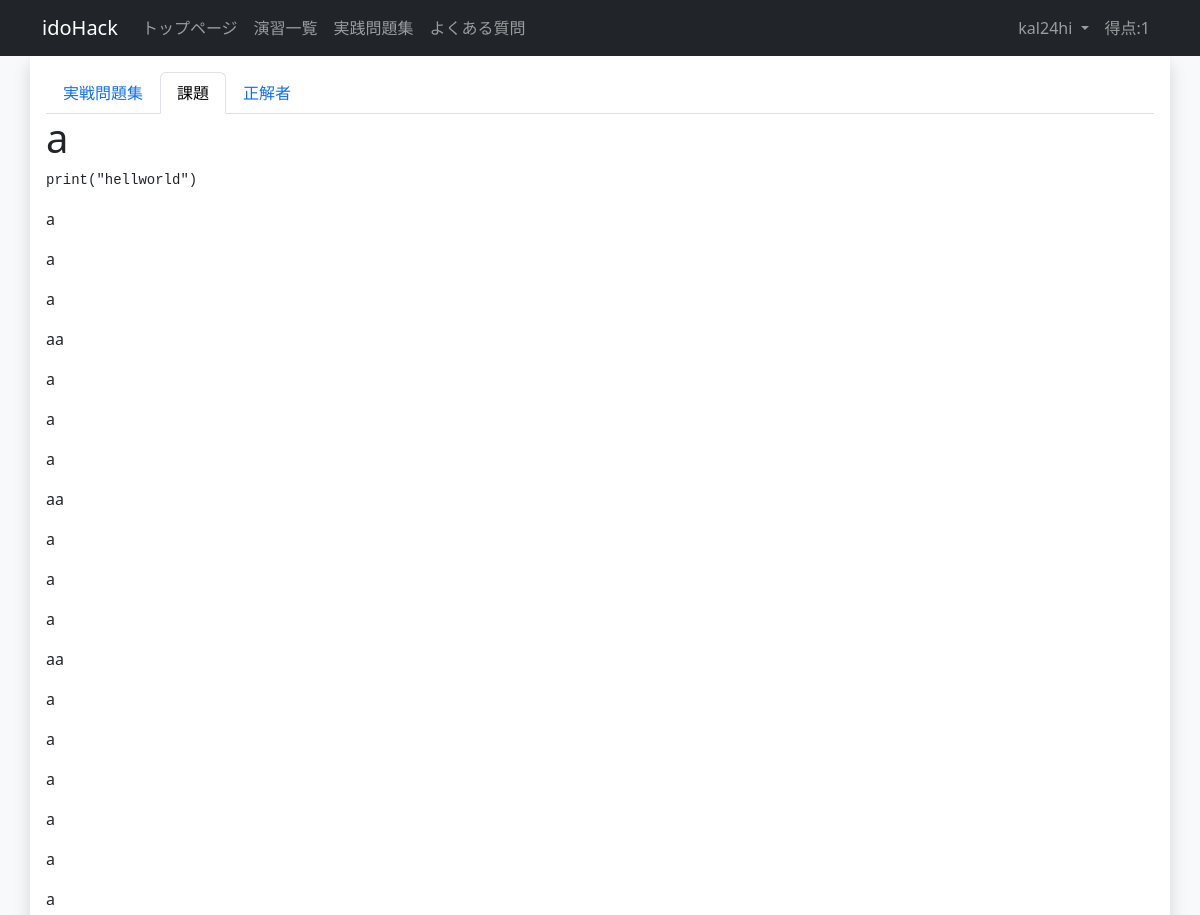
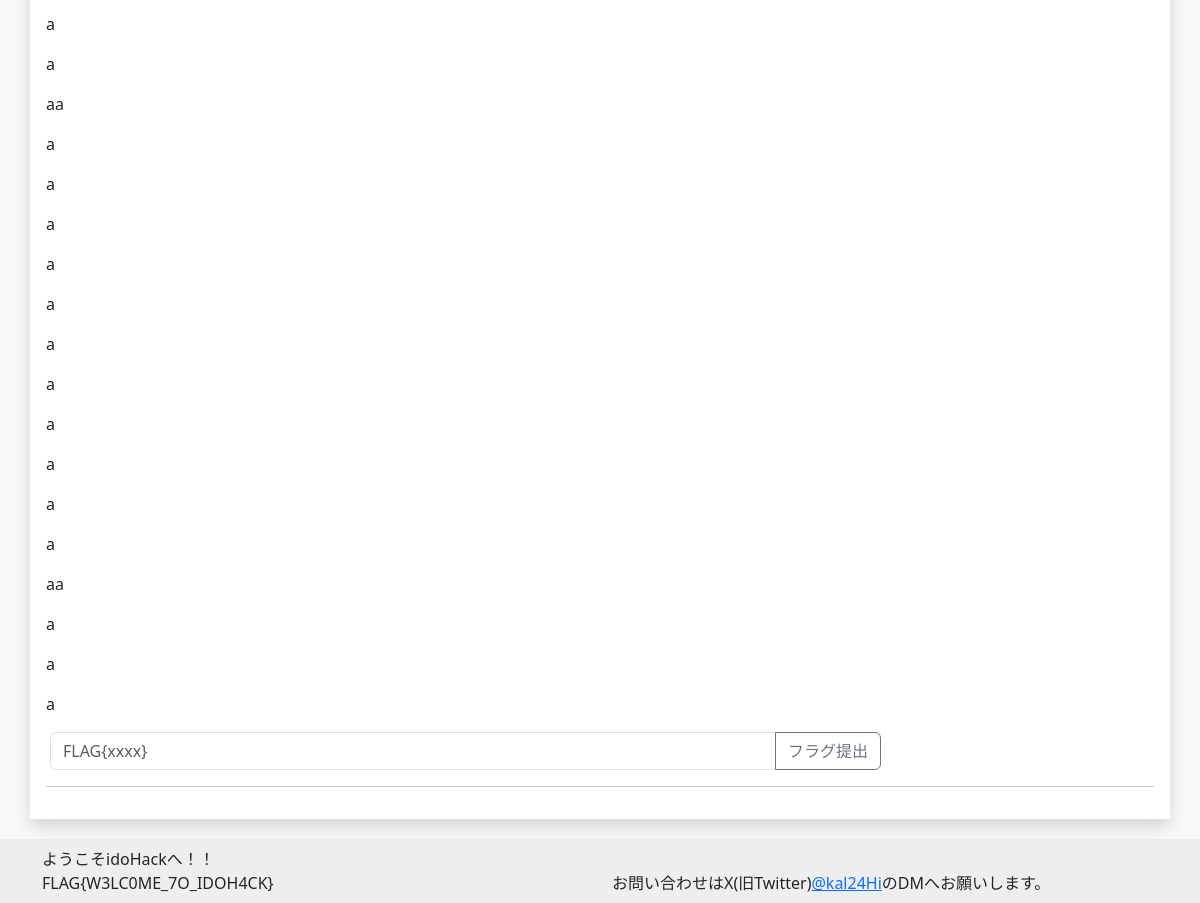
/exercise/6/tasks/1/ (signed in), run on the app's committed database (2 pictures, top to bottom).
### account/models.py (models this page shows)
class CustomUser(AbstractUser):
    total_score = models.IntegerField(default=0, verbose_name="総得点") # ユーザの総得点
    biography = models.TextField(max_length=500, blank=True, verbose_name="自己紹介") # ユーザの自己紹介
    twitter_url = models.URLField(max_length=200, blank=True, verbose_name="TwitterURL") # ユーザのTwitterのURL
    github_url = models.URLField(max_length=200, blank=True, verbose_name="GitHubURL") # ユーザのGitHubのURL
    linkedin_url = models.URLField(max_length=200, blank=True, verbose_name="LinkedInURL") # ユーザのLinkedInのURL
    country = models.CharField(max_length=100, blank=True, verbose_name="国籍") # ユーザの国籍
    occupation = models.CharField(max_length=50, verbose_name="職業", choices=(('Student', '学生'),
                                          ('teacher', '教員'),
                                          ('SecurityEngineer', 'セキュリティエンジニア'),
                                          ('IT', 'IT職'),
                                          ('other', 'その他')))
    is_active = models.BooleanField(default=True, verbose_name="アクティブユーザ") # ユーザがアクティブかどうか
    is_staff = models.BooleanField(default=False, verbose_name="スタッフユーザ") # ユーザがスタッフかどうか
    is_writer = models.BooleanField(default=False, verbose_name="作問ユーザ") # ユーザが作問者かどうか

### challenge/models.py (models this page shows, shortened)
class ExerciseModel(models.Model):
    category = models.ForeignKey(CategoryModel, on_delete=models.SET_NULL, null=True, verbose_name="カテゴリ") # カテゴリ
    exercise_number = models.IntegerField(default=0, verbose_name="番号") # 演習の番号
    exercise_title = models.CharField(max_length=100, default="", verbose_name="タイトル") # 演習のタイトル
    summary = models.TextField(blank=True, default="", verbose_name="概要") # 演習の概要
    exercise_discription = MDTextField(default="", verbose_name="説明") # 演習の説明
    visible = models.BooleanField(default=False, verbose_name="一般ユーザへの公開") # 演習が公開されているかどうか
    textbook = MDTextField(blank=True, verbose_name="教科書") # 教科書のURL
    explanation = MDTextField(blank=True, verbose_name="解説") # 解説のURL
    created_at = models.DateTimeField(auto_now_add=True, verbose_name="作成日時") # 課題の作成日時
    updated_at = models.DateTimeField(auto_now=True, verbose_name="作成日時") # 課題の更新日時
    class Meta:
        verbose_name = 'Exercise'

class ChallengeModel(models.Model):
    category = models.ForeignKey(CategoryModel, on_delete=models.SET_NULL, null=True, verbose_name="カテゴリ") # カテゴリ
    exercise_title = models.ForeignKey(ExerciseModel, on_delete=models.SET_NULL, null=True, verbose_name="演習名") # 演習のタイトル
    challenge_number = models.IntegerField(default=0, verbose_name="番号") # 課題の番号
    challenge_title = models.CharField(max_length=100,  default="", verbose_name="タイトル", unique=True) # 課題のタイトル
    score = models.IntegerField(default="", verbose_name="配点") # 課題の配点
    flag = models.CharField(max_length=100,  default="", verbose_name="フラグ") # フラグ
    visible = models.BooleanField(default=False, verbose_name="一般ユーザへの公開") # 課題が公開されているかどうか
    is_practice = models.BooleanField(default=False, verbose_name="実戦問題に表示する。") # 実戦問題かどうか
    discription = MDTextField(default="", verbose_name="説明") # 課題の説明
    hint_one = models.CharField(max_length=200, default="", blank=True, verbose_name="ヒントその１")
    hint_two = models.CharField(max_length=200, default="", blank=True, verbose_name="ヒントその２")
    hint_three = models.CharField(max_length=200, default="", blank=True, verbose_name="ヒントその３")
    cleared_count = models.IntegerField(default=0, verbose_name="クリア者数") # 課題をクリアした人数
    created_at = models.DateTimeField(auto_now_add=True, verbose_name="作成日時") # 課題の作成日時
    updated_at = models.DateTimeField(auto_now=True, verbose_name="更新日時") # 課題の更新日時
    class Meta:
        verbose_name = 'Challenge'

### challenge/views.py (the view, shortened to what this page needs)
# urls.py: path('exercise/<int:pk>/tasks/<int:pks>/', views.ChallengeDetailView.as_view(), name='challenge_detail'),
class ChallengeDetailView(LoginRequiredMixin, DetailView):
    model = ChallengeModel
    template_name = 'challenge/challenge_detail.html'
    context_object_name = 'challenge_detail'
    def get_object(self, queryset=None) -> Any:
        return ChallengeModel.objects.get(pk=self.kwargs['pks'])
    def get_context_data(self, **kwargs: Any) -> Any:
        context = super().get_context_data(**kwargs)
        context['exercise_detail'] = ExerciseModel.objects.get(pk=self.kwargs['pk'])
        return context

### challenge/templatetags/markdown_extras.py (called while the page is built)
@register.filter()
@stringfilter
def markdown(value):
    return md.markdown(value, extensions=['markdown.extensions.fenced_code'])

### templates/challenge/challenge_detail.html (shortened to what this page needs)
{% extends "base.html" %}
{% load markdown_extras%}
{% block content %}
<ul class="nav nav-tabs">
  <li class="nav-item">
    <a class="nav-link" aria-current="page" href="{%url 'exercise_detail' exercise_detail.id%}">{{exercise_detail.exercise_title}}</a>
  </li>
  <li class="nav-item">
    <a class="nav-link active" aria-current="page" href="{%url 'challenge_list' exercise_detail.id%}">課題</a>
  </li>
  <li class="nav-item">
    <a class="nav-link " aria-current="page" href="{%url 'submit' exercise_detail.id%}">正解者</a>
  </li>
</ul>
<div id="md">{{challenge_detail.discription|markdown|safe}}</div>
<form method="POST">
  <div class="input-group mb-3 ms-1 w-75">
      <input type="text" name='submit_flag' class="form-control" placeholder="FLAG{xxxx}" aria-label="FLAG{xxxx}" aria-describedby="button-addon2">
      <button class="btn btn-outline-secondary " type="submit" id="button-addon2">フラグ提出</button>
  </div>
</form>
{% endblock content%}

### templates/base.html (shortened to what this page needs)
{% load static %}
<!DOCTYPE html>
<html style="height: 100%;">
<head>
    <link href="{% static 'mdeditor/css/editormd.min.css' %}" rel="stylesheet">
    <link href="{% static 'mdeditor/css/editormd.preview.css' %}" rel="stylesheet">
    <link href="https://cdn.jsdelivr.net/npm/bootstrap@5.3.0/dist/css/bootstrap.min.css" rel="stylesheet"
>
</head>
<body class="bg-light" style="height: 100%;">
<nav class="navbar navbar-expand-lg navbar-dark bg-dark sticky-top">
  <div class="container">
    <a class="navbar-brand " href="#">idoHack</a>
      <div class="collapse navbar-collapse" id="navbarNavDropdown">
        <ul class="navbar-nav me-auto">
          <li class="nav-item">
            <a class="nav-link" href="{%url 'index'%}">トップページ</a>
          </li>
          <li class="nav-item">
            <a class="nav-link" href="{%url 'exercise_list'%}">演習一覧</a>
          </li>
          <li class="nav-item">
            <a class="nav-link" href="{%url 'exercise_detail' 6%}">実践問題集</a>
          </li>
          <li class="nav-item">
            <a class="nav-link" href="{%url 'faq'%}">よくある質問</a>
          </li>
        </ul>
        <ul class="navbar-nav">
        {% if user.is_authenticated %}
        <li class="nav-item dropdown">
          <a class="nav-link dropdown-toggle" href="#" role="button" data-bs-toggle="dropdown" aria-expanded="false">
            {{user.username}}
          </a>
        </li>
        <li class="nav-item">
          <a class="nav-link">得点:{{user.total_score}}</a>
        </li>
        {% endif %}
        </ul>
      </div>
  </div>
</nav>
<body>
<div class="container shadow p-3 bg-white" style="min-height: 85%; position: relative;">
    {% block content %}{% endblock content%}
    <hr>
</div>
<div class="p-2" style="background-color:#EEEEEE; margin-top: 20px; margin-bottom: 10%; width: 100%;">
  <div class="container">
    <div class="row">
      <div class="col-md-6">
        ようこそidoHackへ！！</br>
        FLAG{W3LC0ME_7O_IDOH4CK}</br>
      </div>
      <div class="col-md-6">
        お問い合わせはX(旧Twitter)<a href="https://twitter.com/kal24Hi" target="_blank" rel="noopener noreferrer">@kal24Hi</a>のDMへお願いします。
      </div>
    </div>
  </div>
</div>
</body>

### data on the page
CustomUser: username "kal24hi", total_score "1"
ExerciseModel: exercise_title "実戦問題集"
ChallengeModel: discription "a print(\"hellworld\") a a a aa a a a aa a a a aa a a a a a a a a aa a a a a a a a a a a a aa a a a"
